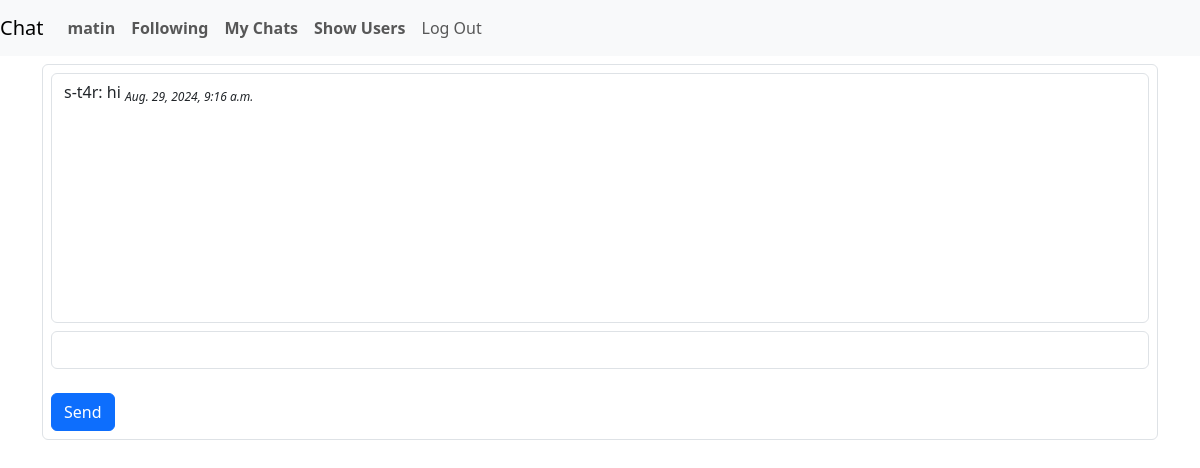
Page /chat_room/7/ (signed in) on the earlier database version.
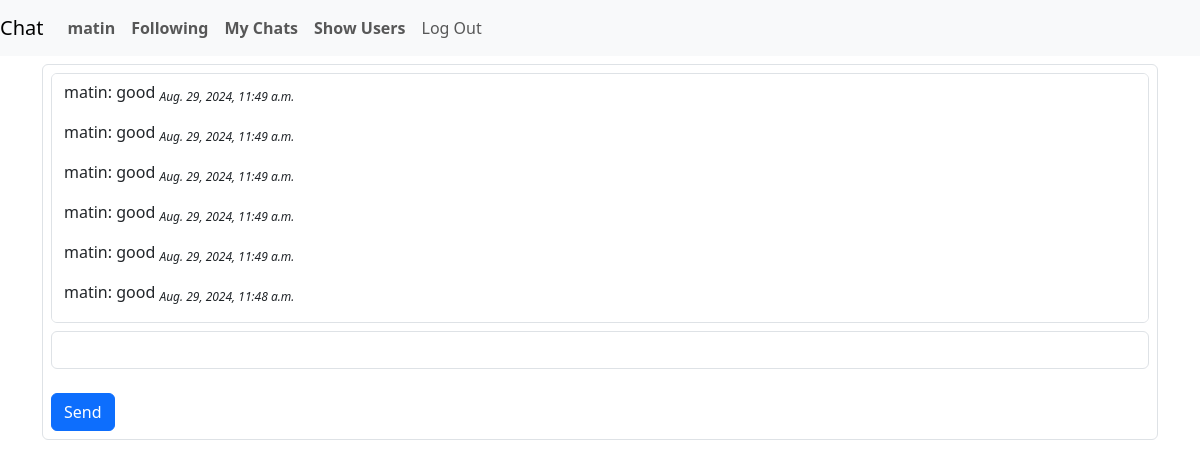
Same page on the later database version.
### chat/models.py (models this page shows)
class User(AbstractUser):
    karma = models.IntegerField()
    groups = models.ManyToManyField(
        'auth.Group',
        related_name='chat_users',
        blank=True,
        help_text='The groups this user belongs to.',
        verbose_name='groups',
    )
    user_permissions = models.ManyToManyField(
        'auth.Permission',
        related_name='chat_user_permissions',
        blank=True,
        help_text='Specific permissions for this user.',
        verbose_name='user permissions',
    )
    following = models.ManyToManyField("self", symmetrical=False, related_name="followers", blank=True)

class Message(models.Model):
    chat = models.ForeignKey(Chat, on_delete=models.CASCADE)
    user = models.ForeignKey(User, on_delete=models.CASCADE)
    content = models.TextField(max_length=500)
    timestamp = models.DateTimeField(auto_now_add=True)

### chat/views.py (the view)
# urls.py: path("chat_room/<int:chat_id>/", views.chat_room, name="chat_room"),
@login_required
def chat_room(request, chat_id=1): # Default chat_id to 1
    if not Chat.objects.filter(pk=1).exists():
        Chat.objects.create(pk=1)
    chat = get_object_or_404(Chat, pk=chat_id)
    messages = Message.objects.filter(chat=chat).order_by("-timestamp")
    if request.method == "POST":
        content = request.POST.get("content")
        if content:
            Message.objects.create(chat=chat, user=request.user, content=content)
            chat.users.add(request.user) # Add user to chat temporarily
    chat_dict = model_to_dict(chat)
    chat_dict['users'] = [
    {"id": user.id, "username": user.username} for user in chat.users.all()
    ]
    return render(request, "chat/chat_room.html", {
        "chat": chat_dict,
        "messages": messages,
    })

### chat/templates/chat/chat_room.html (shortened to what this page needs)
{% extends "chat/layout.html" %}
{% block body %}
<div class="container mt-2">
    <div class="container border rounded p-2">
        <div id="chat-log" class="form-control" style="height: 250px; overflow-y: scroll;">
            {% for message in messages %}
                <p>{{ message.user }}: {{ message.content }}
                    <em>
                        <sub>{{ message.timestamp }}</sub>
                    </em>
                </p>
            {% endfor %}
        </div>
        <input id="chat-message-input" class="form-control mt-2" type="text" size="5" autofocus><br>
        <input id="chat-message-submit" class="btn btn-primary" type="button" value="Send">
    </div>
{% endblock %}

### chat/templates/chat/layout.html (shortened to what this page needs)
{% load static %}
<!DOCTYPE html>
<html lang="en">
    <head>
        <link href="https://cdn.jsdelivr.net/npm/bootstrap@5.3.3/dist/css/bootstrap.min.css" rel="stylesheet">
        <link href="{% static 'chat/styles.css' %}" rel="stylesheet">
    </head>
    <body>
        <nav class="navbar navbar-expand-lg navbar-light bg-light">
            <a class="navbar-brand" href="{% url 'index' %}">Chat</a>
            <div>
              <ul class="navbar-nav mr-auto">
                {% if request.user.is_authenticated %}
                    <li class="nav-item">
                        <a class="nav-link" href="{% url 'user_profile' request.user.id %}"><strong>{{ user.username }}</strong></a>
                    </li>
                    <li class="nav-item">
                        <a class="nav-link" href="{% url 'following' %}"><strong>Following</strong></a>
                    </li>
                    <li class="nav-item">
                        <a class="nav-link" href="{% url 'mychats' %}"><strong>My Chats</strong></a>
                    </li>
                    {% else %}
                    <li class="nav-item">
                        <a class="nav-link" href="{% url 'register' %}">
                            <strong>Anonymous</strong>
                        </a>
                    </li>
                {% endif %}
                <li class="nav-item">
                    <a class="nav-link" href="{% url 'show_users' %}"><strong>Show Users</strong></a>
                </li>
                {% if request.user.is_authenticated %}
                    <li class="nav-item">
                        <a class="nav-link" href="{% url 'logout' %}">Log Out</a>
                    </li>
                {% endif %}
              </ul>
            </div>
          </nav>
        <div class="body">
            {% block body %}
            {% endblock %}
        </div>
    </body>
</html>

Differences in the rows shown:
no longer on this page (row unchanged): Message: user "s-t4r", content "hi", timestamp "Aug. 29, 2024, 9:16 a.m."
added Message: user "matin", content "good", timestamp "Aug. 29, 2024, 11:49 a.m."
added Message: user "matin", content "good", timestamp "Aug. 29, 2024, 11:49 a.m."
added Message: user "matin", content "good", timestamp "Aug. 29, 2024, 11:49 a.m."
added Message: user "matin", content "good", timestamp "Aug. 29, 2024, 11:49 a.m."
added Message: user "matin", content "good", timestamp "Aug. 29, 2024, 11:49 a.m."
added Message: user "matin", content "good", timestamp "Aug. 29, 2024, 11:48 a.m."
